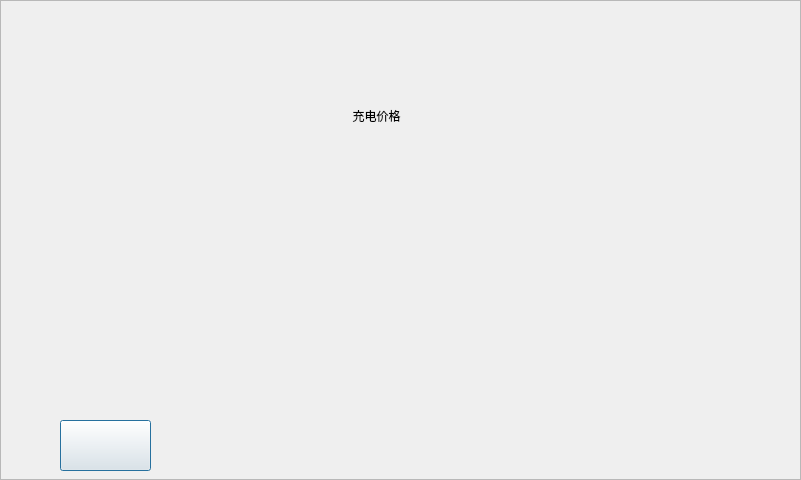
<?xml version="1.0" encoding="UTF-8"?>
<ui version="4.0">
 <class>p15_chargeprice_dialog</class>
 <widget class="QDialog" name="p15_chargeprice_dialog">
  <property name="geometry">
   <rect>
    <x>0</x>
    <y>0</y>
    <width>801</width>
    <height>480</height>
   </rect>
  </property>
  <property name="windowTitle">
   <string>Dialog</string>
  </property>
  <widget class="QFrame" name="frame">
   <property name="geometry">
    <rect>
     <x>0</x>
     <y>0</y>
     <width>801</width>
     <height>480</height>
    </rect>
   </property>
   <property name="styleSheet">
    <string notr="true">background-image: url(:/new/prefix/pic_resource/interface/interface_05.png);</string>
   </property>
   <property name="frameShape">
    <enum>QFrame::StyledPanel</enum>
   </property>
   <property name="frameShadow">
    <enum>QFrame::Raised</enum>
   </property>
   <widget class="QLabel" name="label">
    <property name="geometry">
     <rect>
      <x>261</x>
      <y>100</y>
      <width>231</width>
      <height>31</height>
     </rect>
    </property>
    <property name="styleSheet">
     <string notr="true">background-image: url(:/new/prefix/pic_resource/otherwidget/button_03.png);</string>
    </property>
    <property name="text">
     <string>充电价格</string>
    </property>
    <property name="alignment">
     <set>Qt::AlignCenter</set>
    </property>
   </widget>
   <widget class="QPushButton" name="ptn_return">
    <property name="geometry">
     <rect>
      <x>60</x>
      <y>420</y>
      <width>91</width>
      <height>51</height>
     </rect>
    </property>
    <property name="styleSheet">
     <string notr="true">border-image: url(:/new/prefix/pic_resource/otherwidget/return.png);
</string>
    </property>
    <property name="text">
     <string/>
    </property>
   </widget>
   <widget class="QFrame" name="frame_time">
    <property name="geometry">
     <rect>
      <x>470</x>
      <y>30</y>
      <width>311</width>
      <height>30</height>
     </rect>
    </property>
    <property name="styleSheet">
     <string notr="true">background-image: url(:/charway/pic_resource/chargeway/bluebkgd.png);</string>
    </property>
    <property name="frameShape">
     <enum>QFrame::NoFrame</enum>
    </property>
    <property name="frameShadow">
     <enum>QFrame::Raised</enum>
    </property>
    <widget class="QLabel" name="label_net">
     <property name="geometry">
      <rect>
       <x>10</x>
       <y>0</y>
       <width>25</width>
       <height>25</height>
      </rect>
     </property>
     <property name="styleSheet">
      <string notr="true">background-image: url(:/new/prefix/pic_resource/otherwidget/netstat_good.png);</string>
     </property>
     <property name="text">
      <string/>
     </property>
    </widget>
    <widget class="QLabel" name="label_sysdate">
     <property name="geometry">
      <rect>
       <x>50</x>
       <y>5</y>
       <width>131</width>
       <height>22</height>
      </rect>
     </property>
     <property name="palette">
      <palette>
       <active>
        <colorrole role="WindowText">
         <brush brushstyle="SolidPattern">
          <color alpha="255">
           <red>255</red>
           <green>255</green>
           <blue>255</blue>
          </color>
         </brush>
        </colorrole>
        <colorrole role="Text">
         <brush brushstyle="SolidPattern">
          <color alpha="255">
           <red>255</red>
           <green>255</green>
           <blue>255</blue>
          </color>
         </brush>
        </colorrole>
       </active>
       <inactive>
        <colorrole role="WindowText">
         <brush brushstyle="SolidPattern">
          <color alpha="255">
           <red>255</red>
           <green>255</green>
           <blue>255</blue>
          </color>
         </brush>
        </colorrole>
        <colorrole role="Text">
         <brush brushstyle="SolidPattern">
          <color alpha="255">
           <red>255</red>
           <green>255</green>
           <blue>255</blue>
          </color>
         </brush>
        </colorrole>
       </inactive>
       <disabled>
        <colorrole role="WindowText">
         <brush brushstyle="SolidPattern">
          <color alpha="255">
           <red>106</red>
           <green>104</green>
           <blue>100</blue>
          </color>
         </brush>
        </colorrole>
        <colorrole role="Text">
         <brush brushstyle="SolidPattern">
          <color alpha="255">
           <red>106</red>
           <green>104</green>
           <blue>100</blue>
          </color>
         </brush>
        </colorrole>
       </disabled>
      </palette>
     </property>
     <property name="font">
      <font>
       <pointsize>22</pointsize>
       <weight>50</weight>
       <bold>false</bold>
      </font>
     </property>
     <property name="styleSheet">
      <string notr="true">background-image: url(:/background/qrc/background/mainlab_phonenum.png);</string>
     </property>
     <property name="text">
      <string/>
     </property>
    </widget>
    <widget class="QLabel" name="label_systime">
     <property name="geometry">
      <rect>
       <x>190</x>
       <y>5</y>
       <width>110</width>
       <height>22</height>
      </rect>
     </property>
     <property name="palette">
      <palette>
       <active>
        <colorrole role="WindowText">
         <brush brushstyle="SolidPattern">
          <color alpha="255">
           <red>255</red>
           <green>255</green>
           <blue>255</blue>
          </color>
         </brush>
        </colorrole>
        <colorrole role="Text">
         <brush brushstyle="SolidPattern">
          <color alpha="255">
           <red>255</red>
           <green>255</green>
           <blue>255</blue>
          </color>
         </brush>
        </colorrole>
       </active>
       <inactive>
        <colorrole role="WindowText">
         <brush brushstyle="SolidPattern">
          <color alpha="255">
           <red>255</red>
           <green>255</green>
           <blue>255</blue>
          </color>
         </brush>
        </colorrole>
        <colorrole role="Text">
         <brush brushstyle="SolidPattern">
          <color alpha="255">
           <red>255</red>
           <green>255</green>
           <blue>255</blue>
          </color>
         </brush>
        </colorrole>
       </inactive>
       <disabled>
        <colorrole role="WindowText">
         <brush brushstyle="SolidPattern">
          <color alpha="255">
           <red>106</red>
           <green>104</green>
           <blue>100</blue>
          </color>
         </brush>
        </colorrole>
        <colorrole role="Text">
         <brush brushstyle="SolidPattern">
          <color alpha="255">
           <red>106</red>
           <green>104</green>
           <blue>100</blue>
          </color>
         </brush>
        </colorrole>
       </disabled>
      </palette>
     </property>
     <property name="font">
      <font>
       <pointsize>22</pointsize>
       <weight>50</weight>
       <bold>false</bold>
      </font>
     </property>
     <property name="styleSheet">
      <string notr="true">background-image: url(:/background/qrc/background/mainlab_phonenum.png);</string>
     </property>
     <property name="text">
      <string/>
     </property>
    </widget>
   </widget>
  </widget>
 </widget>
 <resources/>
 <connections/>
</ui>
